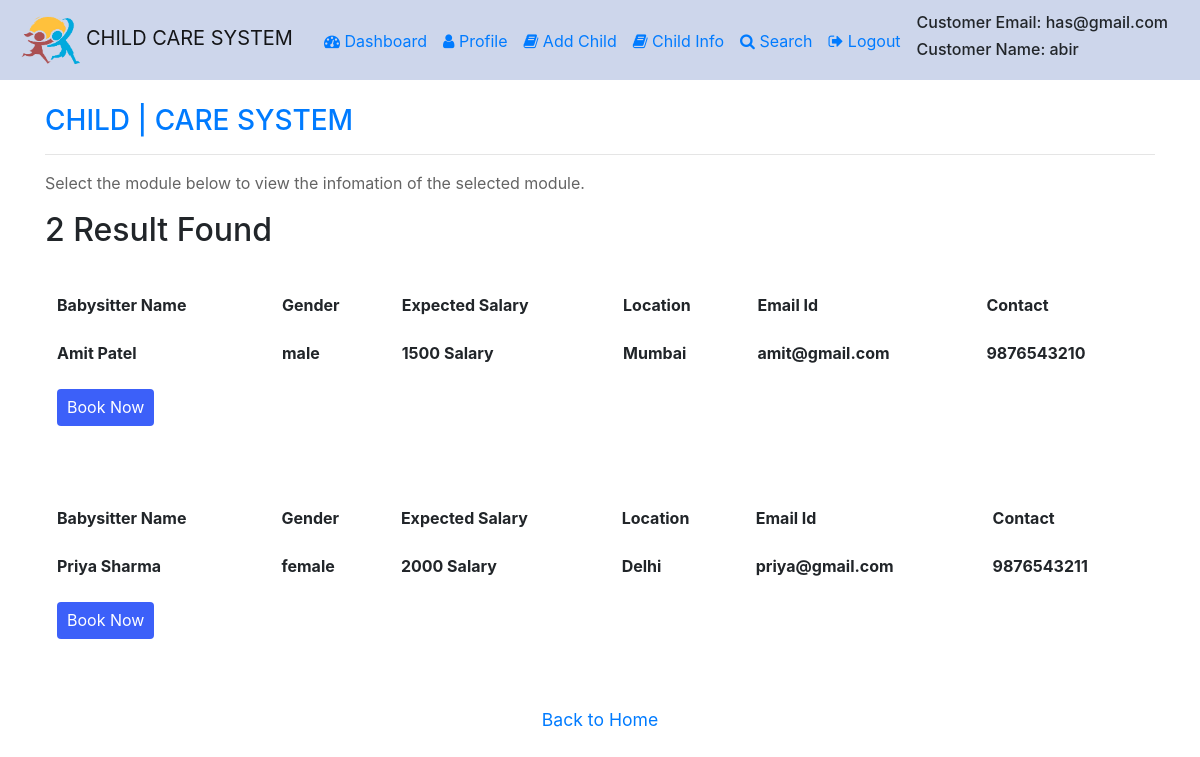
Page /pages/result.php (signed in) on the committed database.
### tables this page shows
CREATE TABLE `customer` (
  `profile_id` int(10) NOT NULL,
  `first_name` varchar(20) NOT NULL,
  `last_name` varchar(20) DEFAULT NULL,
  `email_id` varchar(40) NOT NULL,
  `phone_number` char(11) NOT NULL,
  `password` varchar(50) NOT NULL,
  `number_of_child` int(1) NOT NULL,
  `house_number` varchar(10) NOT NULL,
  `road_number` varchar(15) DEFAULT NULL,
  `postal_code` int(10) NOT NULL,
  `area_name` varchar(30) NOT NULL
);

CREATE TABLE `babysiter` (
  `profile_id` int(10) NOT NULL,
  `first_name` varchar(20) NOT NULL,
  `last_name` varchar(20) DEFAULT NULL,
  `email_id` varchar(40) NOT NULL,
  `password` varchar(50) NOT NULL,
  `phone_number` varchar(11) NOT NULL,
  `gender` varchar(7) NOT NULL,
  `salary` int(6) NOT NULL,
  `postal_code` int(10) NOT NULL,
  `area_name` varchar(20) NOT NULL,
  `bank_name` varchar(10) NOT NULL,
  `account_number` varchar(50) NOT NULL
);

### pages/result.php (the view, shortened to what this page needs)
<!DOCTYPE html>
<html lang="en">
<head>
	<link rel="stylesheet" href="https://cdn.jsdelivr.net/npm/bootstrap@4.3.1/dist/css/bootstrap.min.css">
	<link rel="stylesheet" href="../css/style1.css">
	<link rel="stylesheet" href="https://stackpath.bootstrapcdn.com/font-awesome/4.7.0/css/font-awesome.min.css">
	<nav class="navbar navbar-expand-lg navbar-light">
		<a class="navbar-brand" href="customer.php"><img src="../img/logo1.png" alt="VBMVLogo" class="img-fluid" width="70px">CHILD CARE SYSTEM</a>
		<div class="collapse navbar-collapse" id="navbarTogglerDemo02">
		  <form class="form-inline my-2 my-lg-0">
		  <ul class="navbar-nav mr-auto mt-5 mt-lg-0">
		  <div class="nav-item active mr-3 mt-3">
        <a  href="customer.php"><span class="fa fa-dashboard"></span> Dashboard </a></div>
		<div class="nav-item active mr-3 mt-3">
		<a href="myinfo.php"><span class="fa fa-user"></span> Profile</a>
		</div>
		<div class="nav-item active mr-3 mt-3">
		<a href="babySignup.html"><span class="fa fa-book"></span> Add Child</a>
		</div>
		<div class="nav-item active mr-3 mt-3">
		<a href="childinfo.php"><span class="fa fa-book"></span> Child Info</a>
		</div>
		<div class="nav-item active mr-3 mt-3">
		<a href="search.html"><span class="fa fa-search"></span> Search</a>
		</div>
		<div class="nav-item active mr-3 mt-3">
		<a href="../php/logout.php"><span class="fa fa-sign-out"></span> Logout</a></div>
		<div class="nav-item active mr-3">
		<?php
			$conn = mysqli_connect('localhost:3306', 'root', '', 'project');
			$sql = 'SELECT * FROM customer WHERE email_id = "'.$_SESSION['customer_email_id'].'"';
			$result = mysqli_query($conn, $sql);
			if(mysqli_affected_rows($conn)>0) {
				for($i = 0; $i < mysqli_num_rows($result); $i++){
					$row = mysqli_fetch_assoc($result);
					$stdid=$row['email_id'];
					$stname=$row['first_name'];
				}
			}
			?>
			<h6><span class="glyphicon glyphicon-user"></span> Customer Email: <?php
	echo $stdid;
      ?></h6>
	  <h6><span class="glyphicon glyphicon-user"></span> Customer Name: <?php
	echo $stname;
      ?></h6>
		</div>
		  </ul>
		  </form>
		</div>
	  </nav>
</head>
<body>
	<div class="container mt-4 mb-3">
		<h3><a href="customer.php">CHILD | <span>CARE SYSTEM</span></a></h3>
		<hr>
			<p>Select the module below to view the infomation of the selected module.</p>
	<div class="results-box">
		<?php
		$location="";
		$post="";
		try{
			$conn = new PDO("mysql:host=localhost;dbname=project;","root","");
		}
		catch(PDOException $err){
			echo "<script>window.alert('db connection error');</script>";
			echo "<script>location.assign('../pages/search.html');</script>";
		}
		$sqlquery1="SELECT * FROM babysiter WHERE area_name like '%$location%' OR postal_code='$post'";
		$object1=$conn->query($sqlquery1);
		if($object1->rowCount()==0){
				echo "<h2> 0 results found </h2>";
		}
		else{
			$nrow = $object1->rowCount();
			echo  "<h2>$nrow Result Found </h2> <br>";
			foreach( $object1 as $row ) {
				$fname = $row['first_name'];
				$lname = $row['last_name'];
				$gender = $row['gender'];
				$salary = $row['salary'];
				$email_id = $row['email_id'];
				$area_name = $row['area_name'];
				$phone_number = $row['phone_number'];
				$profile_id = $row['profile_id'];
				echo '<table class="table table-hover table-borderless">
				<thead>
				  <tr>
					<th scope="col">Babysitter Name</th>
					<th scope="col">Gender</th>
					<th scope="col">Expected Salary</th>
					<th scope="col">Location</th>
					<th scope="col">Email Id </th>
					<th scope="col">Contact</th>
				  </tr>
				  <tr>
				   <th scope="col">'.$fname.' '.$lname.'</th>
					<th scope="col">'.$gender.'</th>
					<th scope="col">'.$salary.' Salary</th>
					<th scope="col">'.$area_name.'</th>
					<th scope="col">'.$email_id.'</th>
					<th scope="col">'.$phone_number.'</th>
				</tr>
				<tr><td><div class="show-result">
				<form action="profile_info.php" method="post">
				   <h7> <input type="submit" value= "Book Now"></h7>
				   <p><input type="hidden" name="email_id" id="email_id" value="'.$email_id.'">
				   <input type="hidden" name="profile_id" id="profile_id" value="'.$profile_id.'"></p><br>
				</form>
		   </div><td></tr>
				</thead>
				</table>';
			}
		}
		?>
		<center><a href = "customer.php" style="font-size: 1.1rem "> Back to Home</center>
	</div>
</body>
</html>

### css/style1.css (style rules this page uses)
.navbar { background-color: #cdd6eb; height: 5rem; }
p { color: #646464; }
input[type=submit] { background-color: #3C60F9; color: white; padding: 6.5px 10px; border: none; border-radius: 4px; cursor: pointer; }

### rows in the picture
customer: email "has@gmail.com", first_name "abir"
babysiter: first_name "Amit", last_name "Patel", gender "male", salary "1500", area_name "Mumbai", email "amit@gmail.com", phone_number "9876543210"
babysiter: first_name "Priya", last_name "Sharma", gender "female", salary "2000", area_name "Delhi", email "priya@gmail.com", phone_number "9876543211"

### other values in the picture
$nrow "2"
